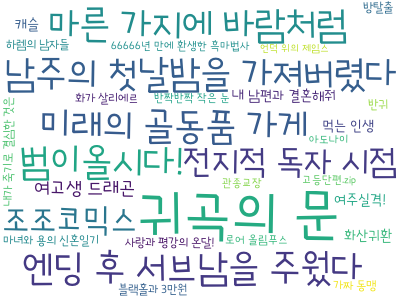

Python code for this plot:
# conda install -c conda-forge wordcloud
from wordcloud import WordCloud
import json

cloud = WordCloud(font_path='Goyang.otf',background_color='white',max_words=30, width=400, height=300)
with open('webtoons.json',encoding='utf-8') as f :
    webtoons = json.load(f)
# print(webtoons)

res = dict()
for webtoon in webtoons['webtoons']:
    res[webtoon['title']] = int(float(webtoon['star']) * 100)

visual = cloud.fit_words(res)
visual.to_image()
visual.to_file('cloud01.png')
